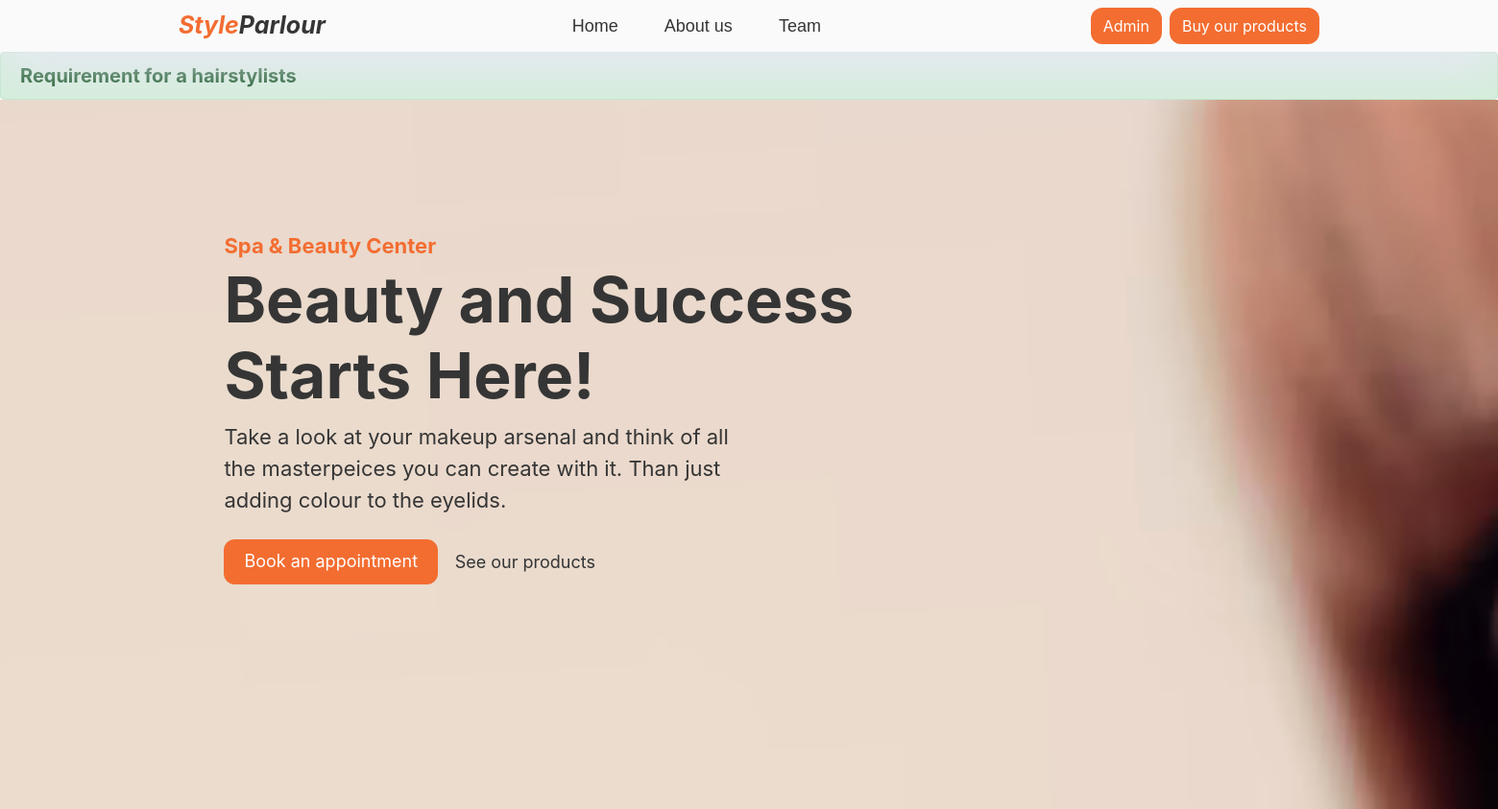
The app's page / (upper part), older data.
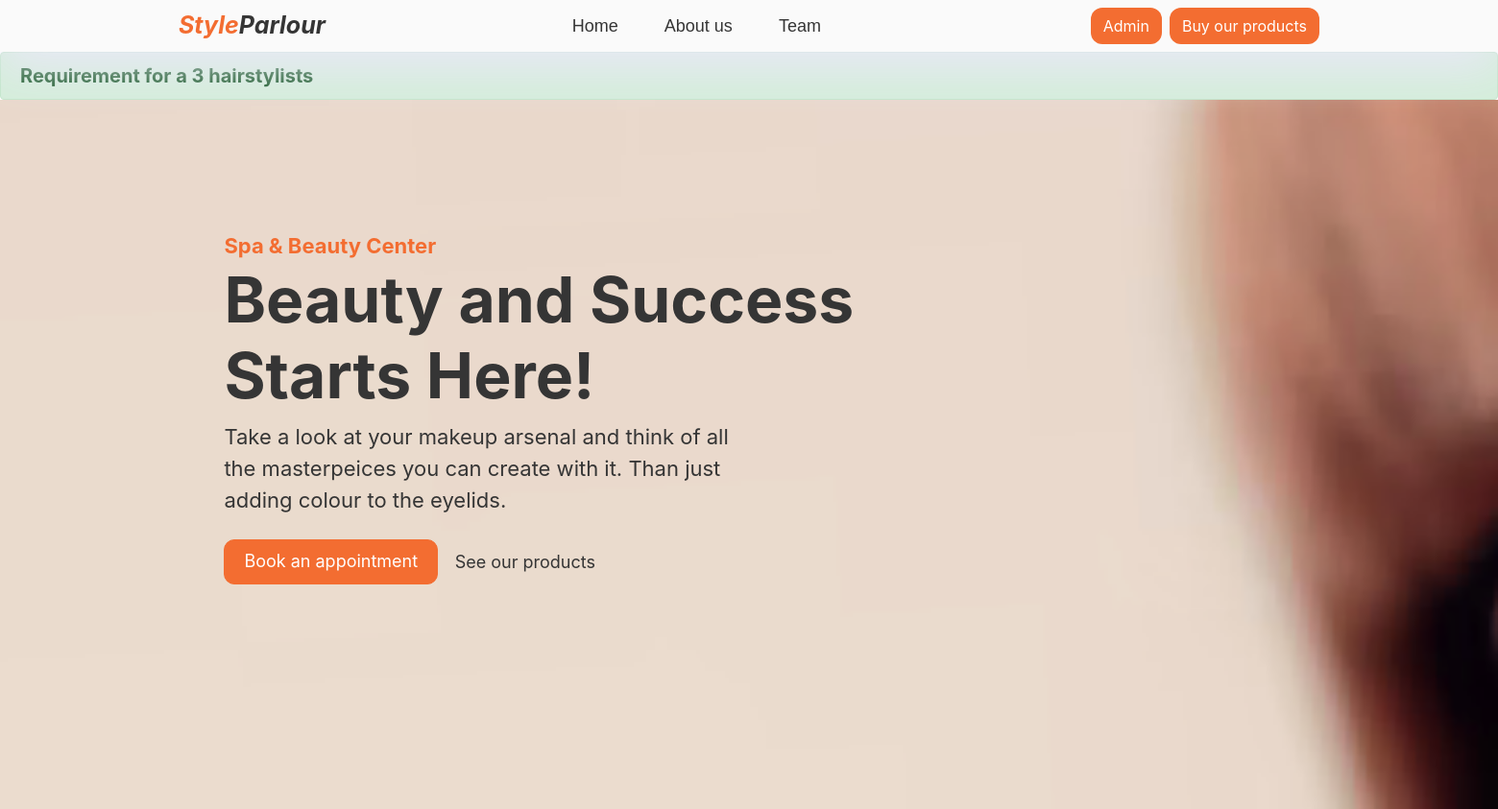
The same page, newer data.
### main/models.py (models this page shows, shortened)
class Update(models.Model):
    uId = models.AutoField(primary_key=True)
    update = models.TextField()
    date = models.DateField(auto_now_add=True)

### main/views.py (the view, shortened to what this page needs)
# urls.py: path('', views.index, name='index'),
def index(request):
    updates = Update.objects.all()
    try:
        update = updates[0]
    except:
        update = None
    param = {'update': update}
    return render(request, 'index.html', param)

### main/templates/index.html (shortened to what this page needs)
{% extends 'base.html' %}
{% load static %}
{% block css %}
    <link rel="stylesheet" href="https://code.jquery.com/jquery-3.3.1.slim.min.js">
    <link rel="stylesheet" href="{% static 'style.css' %}">
    <link rel="stylesheet" href="{% static 'owl.carousel.scss' %}">
    <link rel="stylesheet" href="{% static 'owl.theme.default.scss' %}">
    <link rel="stylesheet" href="https://cdnjs.cloudflare.com/ajax/libs/simple-line-icons/2.4.1/css/simple-line-icons.css">
    <link rel="stylesheet" href="https://owlcarousel2.github.io/OwlCarousel2/assets/owlcarousel/assets/owl.carousel.min.css">
    <link rel="stylesheet" href="https://owlcarousel2.github.io/OwlCarousel2/assets/owlcarousel/assets/owl.theme.default.min.css">
    <link rel="stylesheet" href="https://owlcarousel2.github.io/OwlCarousel2/assets/owlcarousel/owl.carousel.js">
{% endblock css %}
{% block body %}
    {% if update %}
      <div class="alert alert-success alert-dismissible fade show mb-0" role="alert">
        <h5 class="mb-0"> <strong><marquee behavior="" direction="">{{update.update}}</marquee> </strong> </h5>
      </div>
    {% endif %}
<div id="a">
        <img src="{% static './img/heroGirl.png' %}" alt="" class="top-right rightGirl">
        <div class="container heroContainer">
            <p class="mb-0 smallTop accentText">Spa & Beauty Center</p>
            <h1 class="accentBlack headTop">Beauty and Success <br> Starts Here!</h1>
            <p class=" accentBlack pHeadDesc w-50">Take a look at your makeup arsenal and think of all the masterpeices you can create with it. Than just adding colour to the eyelids.</p>
            <div class="heroCtaWrapper mt-4">
                <button id="myBtn" class="btn btn-orange">Book an appointment</button>
                <a href="/shop/" class="btn secondCta accentBlack">See our products </a>
            </div>
        </div>
    </div>
    <div id="b">
        <div class="row">
            <div class="col-lg-4 col-sm-12 aboutTextDiv">
            </div>
            <div class="col-lg-8 col-sm-12 ">
                <div class="container  d-flex  flex-column justify-content-center">
                </div>
            </div>
        </div>
    </div>
{% endblock body %}

Row changes from the older to the newer data that the page shows:
changed Update: update "Requirement for a hairstylists" → "Requirement for a 3 hairstylists"
